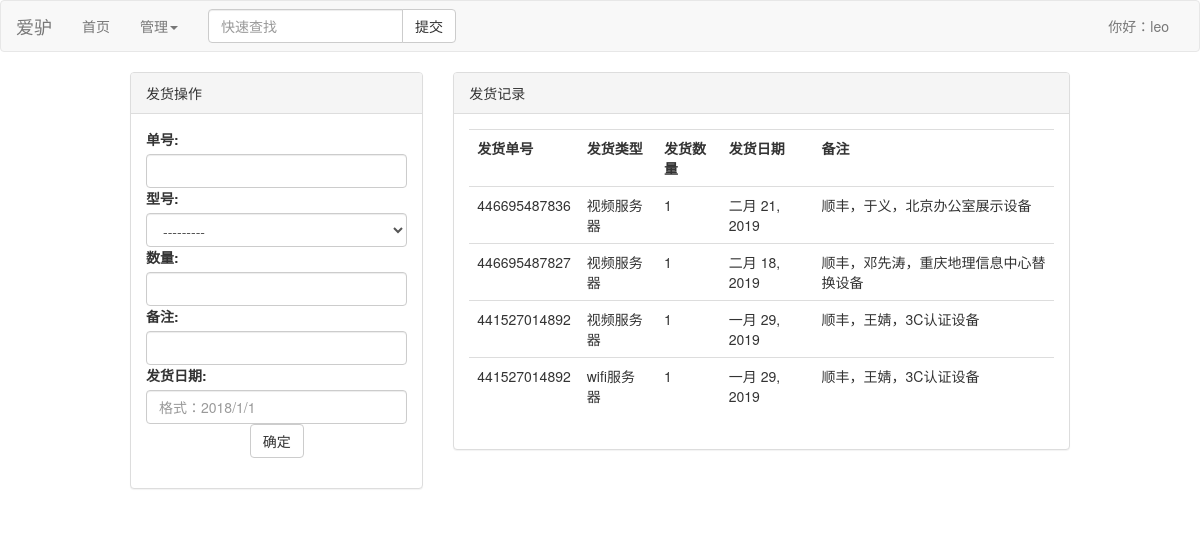
The app's page /postmanage/ (signed in), older data.
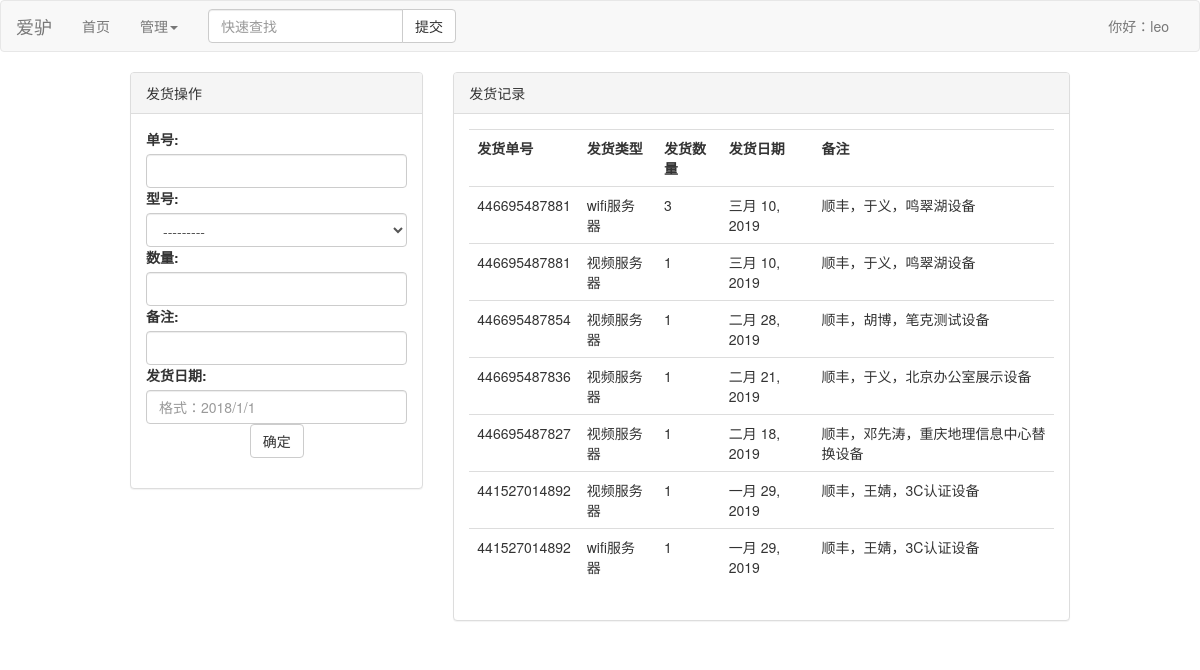
The same page, newer data.
### store/models.py (models this page shows)
class PostManage(models.Model):
    SERVERTYPES = (('wifi', 'wifi服务器'), ('video', '视频服务器'))
    post_num = models.IntegerField(verbose_name='单号')
    post_date = models.DateField(verbose_name='发货日期')
    server_type = models.CharField(max_length=20, choices=SERVERTYPES, verbose_name='型号')
    server_num = models.IntegerField(verbose_name='数量')
    note_text = models.CharField(max_length=128, verbose_name='备注')
    class Meta:
        verbose_name = '发货记录'
        verbose_name_plural = verbose_name
        ordering = ('-post_date',)

### store/views.py (the view)
# urls.py: path('postmanage/', views.do_post, name='do_post')
@login_required
def do_post(request):
    video = {
        '视频服务器外壳': 1,
        '大华电源适配器': 1,
        '内置型4G天线': 1,
        '4G模块': 1,
        'RF射频SMA-KKY母对母转接头': 2,
        '劲霸18650锂电池': 2,
        '视频服务器主板固定板': 1,
        '视频服务器摄像头固定板': 1,
        '电池盒': 1,
        '探针板': 1,
        '主板(有探针)': 1,
        'CR1220锂电池': 1,
        '树莓派': 1,
        '树莓派摄像头': 2,
        '2.4G小辣椒wifi天线': 2,
        '射频线SMA公针-SMA公针15cm': 2,
        '自攻螺丝M2.6*6': 4,
        '六角铜柱(双通M3*10)': 6,
        '六角铜柱(单头螺栓M3*18+4)': 6,
        '六角螺母M2': 8,
        '平头螺丝M2*10': 8,
        '尼龙双通六角柱M2*6': 8,
        '12VAC转2pin电源线': 1
    }
    wifi = {
        '4G模块': 1,
        '劲霸18650锂电池': 2,
        '电池盒': 1,
        '探针板': 1,
        '主板': 1,
        'CR1220锂电池': 1,
        '树莓派': 1,
    }
    posts = PostManage.objects.all()
    if request.method == 'POST':
        post_form = PostForm(request.POST)
        if post_form.is_valid():
            post_num = post_form.cleaned_data['post_num']
            server_type = post_form.cleaned_data['server_type']
            server_num = post_form.cleaned_data['server_num']
            note_text = post_form.cleaned_data['note_text']
            post_date = post_form.cleaned_data['post_date']
            post_manage = PostManage()
            post_manage.post_num = post_num
            post_manage.server_type = server_type
            post_manage.server_num = server_num
            post_manage.note_text = note_text
            post_manage.post_date = post_date
            post_manage.save()
            if server_type == 'video':
                for key in video.keys():
                    reduce_item(key, video[key], server_num)
            else:
                for key in wifi.keys():
                    reduce_item(key, wifi[key], server_num)
    else:
        post_form = PostForm()
    context = {
        'posts': posts,
        'post_form': post_form,
    }
    return render(request, 'store/postmanage.html', context)

### store/forms.py
class PostForm(forms.ModelForm):
    class Meta:
        model = PostManage
        fields = ('post_num', 'server_type', 'server_num', 'note_text', 'post_date')
        widgets = {
            'post_num': forms.NumberInput(
                attrs={
                    'class': 'form-control',
                    'autocomplete': 'off',
                }
            ),
            'server_type': forms.Select(
                attrs={
                    'class': 'form-control',
                }
            ),
            'server_num': forms.NumberInput(
                attrs={
                    'class': 'form-control',
                    'autocomplete': 'off',
                }
            ),
            'note_text': forms.TextInput(
                attrs={
                    'class': 'form-control',
                }
            ),
            'post_date': forms.DateInput(
                attrs={
                    'class': 'form-control',
                    'placeholder': '格式：2018/1/1',
                }
            )
        }

### store/templates/store/postmanage.html (shortened to what this page needs)
{%  extends 'base.html' %}
{% block content %}
<div class="container-fluid">
    <div class="row">
        <div class="col-sm-4 col-xs-12">
            <div class="panel panel-default">
                <div class="panel-heading">发货操作</div>
                <div class="panel-body">
                    <form action="{% url 'do_post' %}" method="post">
                        <div class="form-group">
                            {{ post_form }}
                            <button type="submit" class="btn btn-default center-block">确定</button>
                        </div>
                    </form>
                </div>
            </div>
        </div>
        <div class="col-md-8 col-xs-12">
            <div class="panel panel-default">
                <div class="panel-heading">发货记录</div>
                <div class="panel-body">
                    <table class="table">
                        <tr>
                            <th>发货单号</th>
                            <th>发货类型</th>
                            <th>发货数量</th>
                            <th>发货日期</th>
                            <th>备注</th>
                        </tr>
                        {% for p in posts %}
                        <tr>
                            <td>{{ p.post_num }}</td>
                            <td>{{ p.get_server_type_display }}</td>
                            <td>{{ p.server_num }}</td>
                            <td>{{ p.post_date }}</td>
                            <td>{{ p.note_text }}</td>
                        </tr>
                        {% empty %}
                        <tr>暂无记录</tr>
                        {% endfor %}
                    </table>
                </div>
            </div>
        </div>
    </div>
</div>
{% endblock %}

Row changes from the older to the newer data that the page shows:
added PostManage: post_num "446695487881", server_type "wifi服务器", server_num "3", post_date "三月 10, 2019", note_text "顺丰，于义，鸣翠湖设备"
added PostManage: post_num "446695487881", server_type "视频服务器", server_num "1", post_date "三月 10, 2019", note_text "顺丰，于义，鸣翠湖设备"
added PostManage: post_num "446695487854", server_type "视频服务器", server_num "1", post_date "二月 28, 2019", note_text "顺丰，胡博，笔克测试设备"
